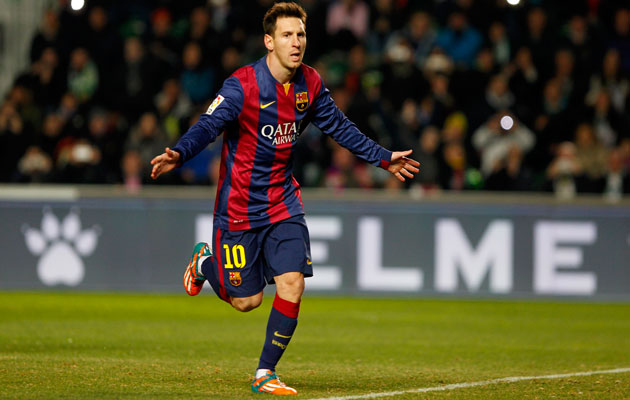
#> input picture messi.jpg, 630 x 400 px
$ python coba_sampling.py
#> lines starting #> are read from the running program, lines starting #| are printed output that depends on the picture
import cv2
import numpy as np

img = cv2.imread('messi.jpg')
#> img is the input picture: shape (400, 630, 3); mean B, G, R 48, 76, 81.2
r,c,t = img.shape
#> r = 400; c = 630; t = 3
sampl = np.zeros((r,c,t),np.uint8)
part = 16

m = 0
n = 0
k=img[m,n]+img[m,n+1]+img[m+1,n]+img[m+1,n+1]
#> k = [123, 203, 207]
for i in range (0,r-1):
    for j in range(0,c-1):
        sampl[i,j]=k
        if(i%4==0 and j%4==0):
            k=(img[m,n]+img[m,n+1]+img[m+1,n]+img[m+1,n+1])/4
        n=n+1
    m=m+1
    n = 0
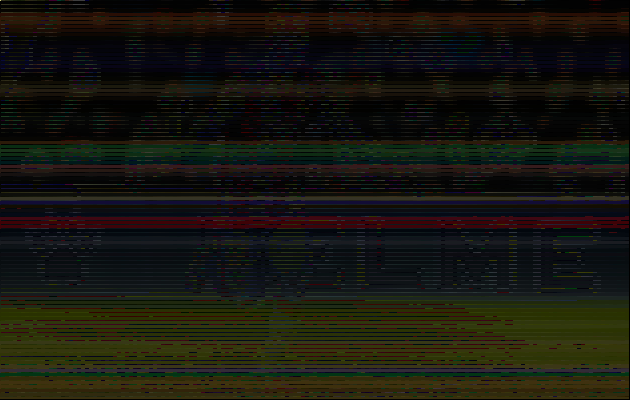
#> sampl: shape (400, 630, 3); mean B, G, R 15.2, 23.1, 23.9
#> after the loop, m = 399

cv2.imshow('asli',img)
cv2.imshow('sampling',sampl)
cv2.waitKey(0)
cv2.destroyAllWindows()

$ run again, with image_coin.jpg copied over messi.jpg
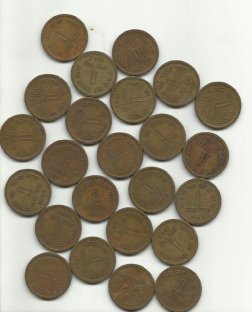
#> input picture image_coin.jpg, 252 x 312 px
#> img is the input picture: shape (312, 252, 3); mean B, G, R 136.3, 153.2, 161.4
#> k = [158, 186, 174]
#> after the loop `for i in range (0,r-1):`:
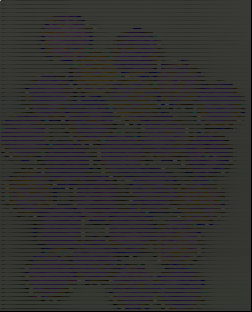
#> sampl: shape (312, 252, 3); mean B, G, R 47.5, 49.2, 50.2
#> after the loop `for i in range (0,r-1):`: m = 311
